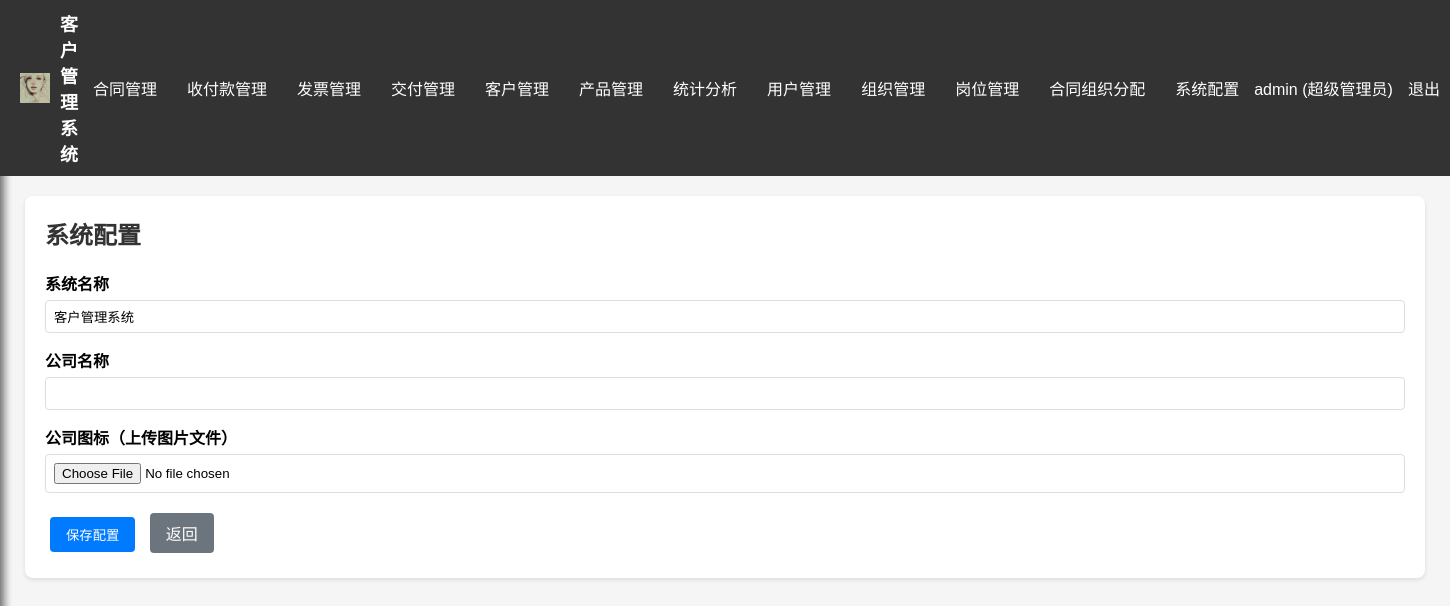
The app's page /sysconfig (signed in) with its own data.
### models.py (models this page shows, shortened)
class SysConfig(db.Model):
    id = db.Column(db.Integer, primary_key=True)
    key = db.Column(db.String(100), unique=True, nullable=False)
    value = db.Column(db.String(500))

class User(db.Model):
    id = db.Column(db.Integer, primary_key=True)
    username = db.Column(db.String(50), nullable=False)
    __table_args__ = (db.UniqueConstraint('username', 'customer_id', name='uq_user_username_tenant'),)
    password_hash = db.Column(db.String(200), nullable=False)
    role = db.Column(db.String(50), nullable=False)
    permissions = db.Column(db.String(500))
    created_at = db.Column(db.DateTime, default=datetime.utcnow)
    customer_id = db.Column(db.Integer, db.ForeignKey('tenant_customer.id'), nullable=True)
    organization_id = db.Column(db.Integer, db.ForeignKey('organization.id'), nullable=True)

### app.py (the view, shortened to what this page needs)
@app.route('/sysconfig', methods=['GET', 'POST'])
@login_required
def sysconfig():
    if session.get('role') != '超级管理员':
        flash('权限不足', 'warning')
        return redirect(url_for('index'))
    configs = {}
    if session.get('username') == 'superadmin':
        configs = {c.key: c.value for c in SysConfig.query.all()}
    else:
        user = db.session.get(User, session['user_id'])
        if user and user.customer_id:
            tenant = db.session.get(TenantCustomer, user.customer_id)
            if tenant:
                configs['system_name'] = tenant.system_name or ''
                configs['company_name'] = tenant.company_name or ''
                configs['company_logo_file'] = tenant.logo_file or ''
    return render_template('sysconfig.html', configs=configs)

### app.py (called while the page is built)
def login_required(f):
    @wraps(f)
    def decorated_function(*args, **kwargs):
        if 'user_id' not in session:
            flash('请先登录', 'warning')
            return redirect(url_for('login'))
        return f(*args, **kwargs)
    return decorated_function

### templates/sysconfig.html (shortened to what this page needs)
{% extends "base.html" %}
{% block content %}
<h2>系统配置</h2>
<form method="POST" enctype="multipart/form-data">
    <div class="form-group">
        <label>系统名称</label>
        <input type="text" name="system_name" value="{{ configs.get('system_name', '客户管理系统') }}" placeholder="客户管理系统">
    </div>
    <div class="form-group">
        <label>公司名称</label>
        <input type="text" name="company_name" value="{{ configs.get('company_name', '') }}">
    </div>
    <div class="form-group">
        <label>公司图标（上传图片文件）</label>
        <input type="file" name="logo_file" accept="image/*" id="logoFile" onchange="previewLogo(this)">
    </div>
    <button type="submit" class="btn btn-primary">保存配置</button>
    <a href="{{ url_for('index') }}" class="btn btn-secondary">返回</a>
</form>
{% endblock %}

### templates/base.html (shortened to what this page needs)
<!DOCTYPE html>
<html lang="zh-CN">
<head>
    <link rel="stylesheet" href="https://cdn.jsdelivr.net/npm/flatpickr/dist/flatpickr.min.css">
</head>
<body>
    <div class="top-nav">
        <div class="logo">
            {% if company_logo_file %}<img src="{{ url_for('static', filename=company_logo_file) }}" alt="logo">{% endif %}
            {% if company_name %}{{ company_name }} - {% endif %}{{ system_name|default('客户管理系统') }}
        </div>
        <ul class="top-menu">
            {% if session.username == 'superadmin' %}
            <li><a href="{{ url_for('tenant_management') }}">租户管理</a></li>
            <li><a href="{{ url_for('sysconfig') }}">系统配置</a></li>
            {% else %}
            <li id="contractMenu">
                <a href="{{ url_for('index') }}">合同管理</a>
            </li>
            <li id="paymentMenu">
                <a href="{{ url_for('payments_list') }}">收付款管理</a>
            </li>
            <li id="invoiceMenu">
                <a href="{{ url_for('invoices_list') }}">发票管理</a>
            </li>
            <li id="deliveryMenu">
                <a href="{{ url_for('deliveries_list') }}">交付管理</a>
            </li>
            <li id="customerMenu">
                <a href="{{ url_for('customers') }}">客户管理</a>
            </li>
            <li id="productMenu">
                <a href="{{ url_for('products') }}">产品管理</a>
            </li>
            <li><a href="{{ url_for('statistics') }}">统计分析</a></li>
            {% if session.role == '超级管理员' %}
            <li><a href="{{ url_for('users') }}">用户管理</a></li>
            <li><a href="{{ url_for('organizations') }}">组织管理</a></li>
            <li><a href="{{ url_for('positions') }}">岗位管理</a></li>
            <li><a href="{{ url_for('contract_organization_assignment') }}">合同组织分配</a></li>
            <li><a href="{{ url_for('sysconfig') }}">系统配置</a></li>
            {% endif %}
            {% endif %}
        </ul>
        <div class="user-info">
            <span>{{ session.username }} ({{ session.role }})</span>
            <a href="{{ url_for('logout') }}">退出</a>
        </div>
    </div>
    <main class="main-content">
        <div class="container">
            {% block content %}{% endblock %}
        </div>
    </main>
</body>
</html>

### templates/base.html (style rules this page uses)
* { margin: 0; padding: 0; box-sizing: border-box; }
body { font-family: Arial, sans-serif; background: #f5f5f5; }
.top-nav { background: #333; padding: 10px 20px; display: flex; align-items: center; position: relative; z-index: 100; }
.top-nav .logo { color: white; font-size: 18px; font-weight: bold; margin-right: auto; display: flex; align-items: center; }
.top-nav .logo img { height: 30px; margin-right: 10px; }
.top-menu { display: flex; align-items: center; gap: 0; flex: 1; }
.top-menu > li { list-style: none; position: relative; }
.top-menu > li > a { display: block; padding: 10px 15px; color: white; text-decoration: none; white-space: nowrap; cursor: pointer; }
.user-info { display: flex; align-items: center; gap: 15px; margin-left: auto; }
.user-info span, .user-info a { color: white; text-decoration: none; white-space: nowrap; }
.main-content { padding: 20px; transition: margin-left 0.3s ease; }
.container { max-width: 1400px; margin: 0 auto; background: white; padding: 20px; border-radius: 8px; box-shadow: 0 2px 4px rgba(0,0,0,0.1); }
h1, h2 { color: #333; margin-bottom: 20px; }
.btn { padding: 8px 16px; border: none; border-radius: 4px; cursor: pointer; text-decoration: none; display: inline-block; margin: 5px; }
.btn-primary { background: #007bff; color: white; }
.btn-secondary { background: #6c757d; color: white; }
.form-group { margin-bottom: 15px; }
label { display: block; margin-bottom: 5px; font-weight: bold; }
input, select, textarea { width: 100%; padding: 8px; border: 1px solid #ddd; border-radius: 4px; }

### records on screen
SysConfig: value (picture)
User: username "admin", role "超级管理员"

### other values on screen
{{ system_name|default('客户管理系统') }} "客户管理系统"
